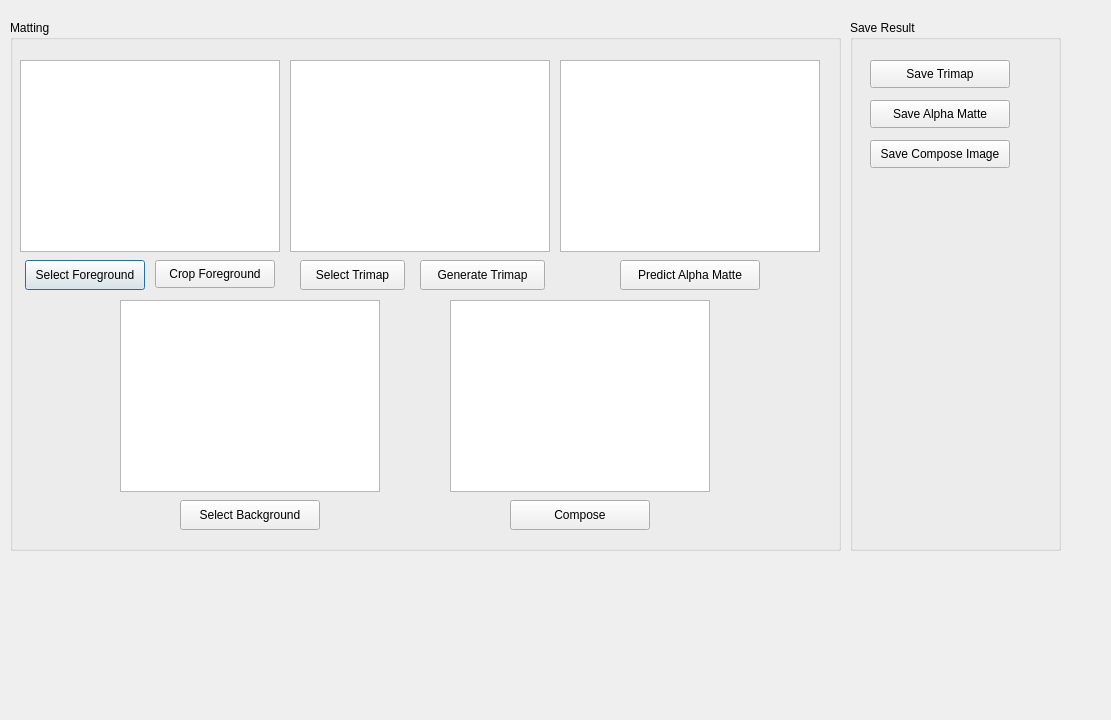
<?xml version="1.0" encoding="UTF-8"?>
<ui version="4.0">
 <class>Dialog</class>
 <widget class="QDialog" name="Dialog">
  <property name="geometry">
   <rect>
    <x>0</x>
    <y>0</y>
    <width>1111</width>
    <height>720</height>
   </rect>
  </property>
  <property name="windowTitle">
   <string>Dialog</string>
  </property>
  <widget class="QGroupBox" name="matting_tool">
   <property name="geometry">
    <rect>
     <x>10</x>
     <y>20</y>
     <width>831</width>
     <height>531</height>
    </rect>
   </property>
   <property name="title">
    <string>Matting</string>
   </property>
   <widget class="QGraphicsView" name="fg">
    <property name="geometry">
     <rect>
      <x>10</x>
      <y>40</y>
      <width>260</width>
      <height>192</height>
     </rect>
    </property>
   </widget>
   <widget class="QGraphicsView" name="tri">
    <property name="geometry">
     <rect>
      <x>280</x>
      <y>40</y>
      <width>260</width>
      <height>192</height>
     </rect>
    </property>
   </widget>
   <widget class="QGraphicsView" name="alpha">
    <property name="geometry">
     <rect>
      <x>550</x>
      <y>40</y>
      <width>260</width>
      <height>192</height>
     </rect>
    </property>
   </widget>
   <widget class="QGraphicsView" name="bg">
    <property name="geometry">
     <rect>
      <x>110</x>
      <y>280</y>
      <width>260</width>
      <height>192</height>
     </rect>
    </property>
   </widget>
   <widget class="QPushButton" name="select_fg">
    <property name="geometry">
     <rect>
      <x>15</x>
      <y>240</y>
      <width>120</width>
      <height>30</height>
     </rect>
    </property>
    <property name="text">
     <string>Select Foreground</string>
    </property>
   </widget>
   <widget class="QPushButton" name="gen_tri">
    <property name="geometry">
     <rect>
      <x>410</x>
      <y>240</y>
      <width>125</width>
      <height>30</height>
     </rect>
    </property>
    <property name="mouseTracking">
     <bool>false</bool>
    </property>
    <property name="text">
     <string>Generate Trimap</string>
    </property>
   </widget>
   <widget class="QPushButton" name="select_tri">
    <property name="geometry">
     <rect>
      <x>290</x>
      <y>240</y>
      <width>105</width>
      <height>30</height>
     </rect>
    </property>
    <property name="mouseTracking">
     <bool>false</bool>
    </property>
    <property name="text">
     <string>Select Trimap</string>
    </property>
   </widget>
   <widget class="QPushButton" name="pre_alpha">
    <property name="geometry">
     <rect>
      <x>610</x>
      <y>240</y>
      <width>140</width>
      <height>30</height>
     </rect>
    </property>
    <property name="mouseTracking">
     <bool>false</bool>
    </property>
    <property name="text">
     <string>Predict Alpha Matte</string>
    </property>
   </widget>
   <widget class="QPushButton" name="select_bg">
    <property name="geometry">
     <rect>
      <x>170</x>
      <y>480</y>
      <width>140</width>
      <height>30</height>
     </rect>
    </property>
    <property name="mouseTracking">
     <bool>false</bool>
    </property>
    <property name="text">
     <string>Select Background</string>
    </property>
   </widget>
   <widget class="QPushButton" name="com">
    <property name="geometry">
     <rect>
      <x>500</x>
      <y>480</y>
      <width>140</width>
      <height>30</height>
     </rect>
    </property>
    <property name="mouseTracking">
     <bool>false</bool>
    </property>
    <property name="text">
     <string>Compose</string>
    </property>
   </widget>
   <widget class="QGraphicsView" name="com_res">
    <property name="geometry">
     <rect>
      <x>440</x>
      <y>280</y>
      <width>260</width>
      <height>192</height>
     </rect>
    </property>
   </widget>
   <widget class="QPushButton" name="crop_fg">
    <property name="geometry">
     <rect>
      <x>145</x>
      <y>240</y>
      <width>120</width>
      <height>28</height>
     </rect>
    </property>
    <property name="text">
     <string>Crop Foreground</string>
    </property>
   </widget>
  </widget>
  <widget class="QGroupBox" name="groupBox">
   <property name="geometry">
    <rect>
     <x>850</x>
     <y>20</y>
     <width>211</width>
     <height>531</height>
    </rect>
   </property>
   <property name="title">
    <string>Save Result</string>
   </property>
   <widget class="QPushButton" name="save_tri">
    <property name="geometry">
     <rect>
      <x>20</x>
      <y>40</y>
      <width>140</width>
      <height>28</height>
     </rect>
    </property>
    <property name="mouseTracking">
     <bool>false</bool>
    </property>
    <property name="text">
     <string>Save Trimap</string>
    </property>
   </widget>
   <widget class="QPushButton" name="save_alpha">
    <property name="geometry">
     <rect>
      <x>20</x>
      <y>80</y>
      <width>140</width>
      <height>28</height>
     </rect>
    </property>
    <property name="mouseTracking">
     <bool>false</bool>
    </property>
    <property name="text">
     <string>Save Alpha Matte</string>
    </property>
   </widget>
   <widget class="QPushButton" name="save_com">
    <property name="geometry">
     <rect>
      <x>20</x>
      <y>120</y>
      <width>140</width>
      <height>28</height>
     </rect>
    </property>
    <property name="mouseTracking">
     <bool>false</bool>
    </property>
    <property name="text">
     <string>Save Compose Image</string>
    </property>
   </widget>
  </widget>
 </widget>
 <resources/>
 <connections/>
</ui>
